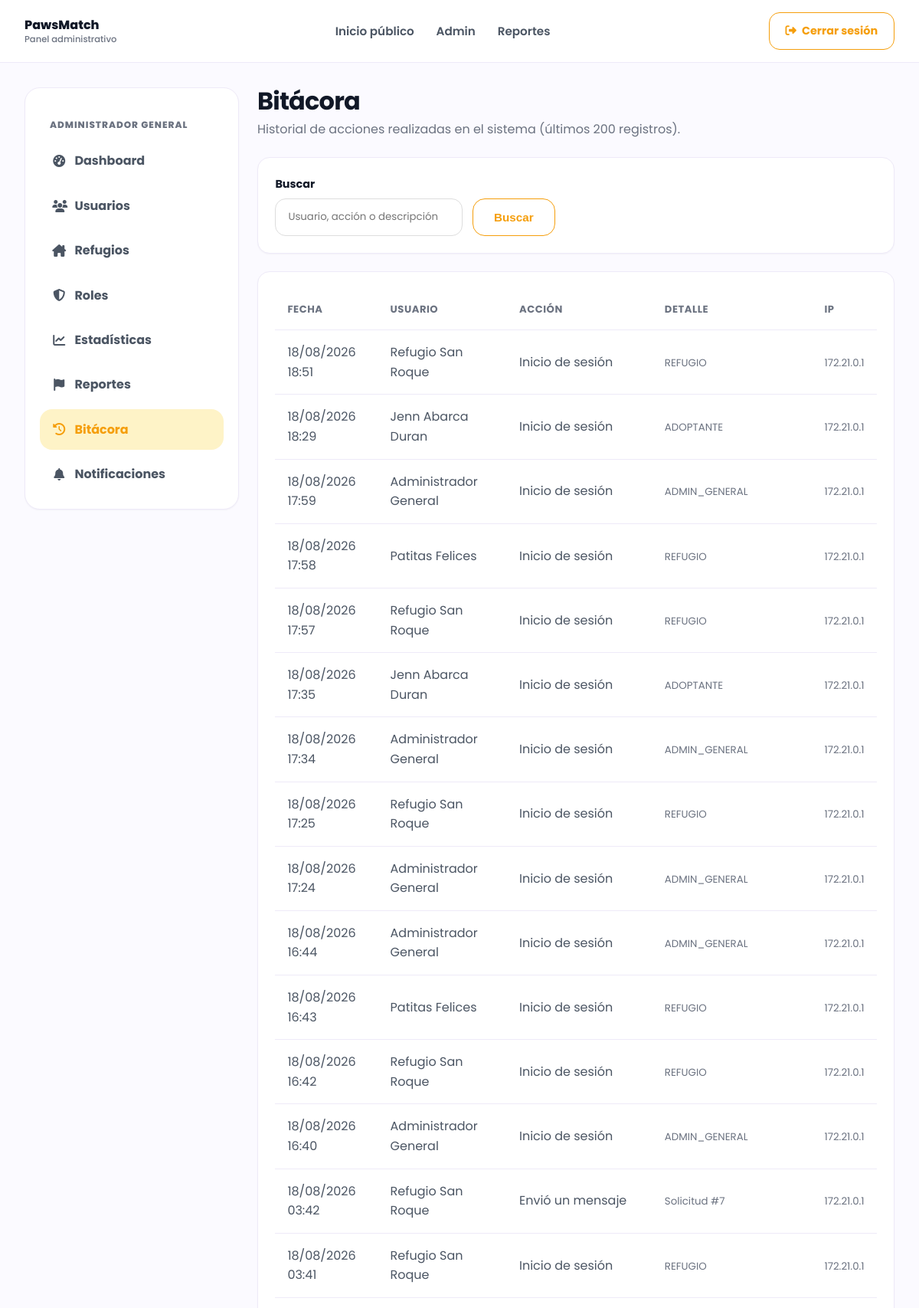
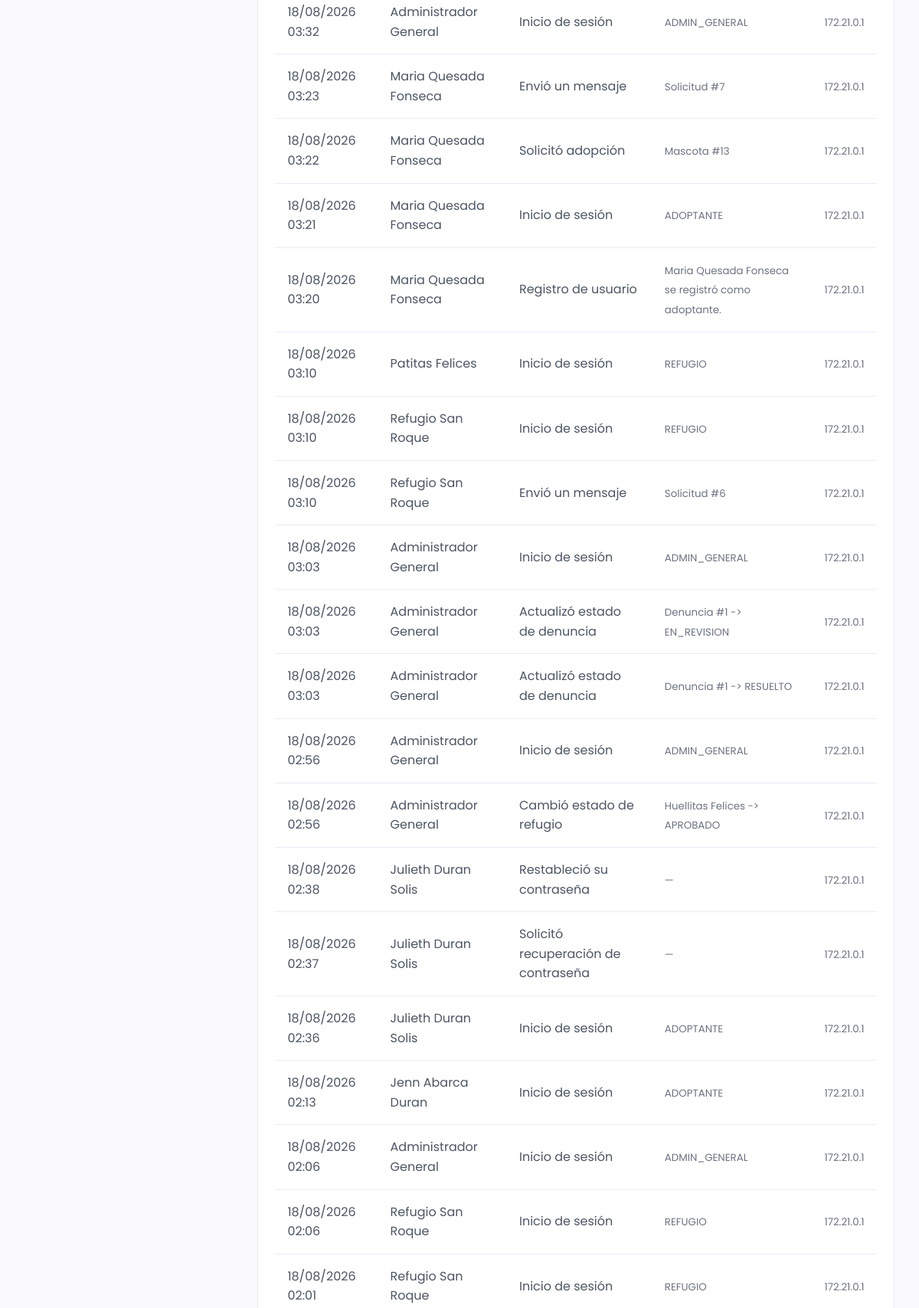
The page /admin-bitacora.php (signed in, upper part) on the database its author committed (2 pictures, top to bottom).
### tables this page shows
CREATE TABLE `bitacora` (
  `id_bitacora` int NOT NULL AUTO_INCREMENT,
  `id_usuario` int DEFAULT NULL,
  `accion` varchar(150) NOT NULL,
  `descripcion` text,
  `ip` varchar(45) DEFAULT NULL,
  `fecha` timestamp NULL DEFAULT CURRENT_TIMESTAMP,
  PRIMARY KEY (`id_bitacora`),
  KEY `fk_bitacora_usuario` (`id_usuario`),
  CONSTRAINT `fk_bitacora_usuario` FOREIGN KEY (`id_usuario`) REFERENCES `usuarios` (`id_usuario`)
);

CREATE TABLE `usuarios` (
  `id_usuario` int NOT NULL AUTO_INCREMENT,
  `id_rol` int NOT NULL,
  `nombre` varchar(100) NOT NULL,
  `apellidos` varchar(150) NOT NULL,
  `correo` varchar(150) NOT NULL,
  `contrasena` varchar(255) NOT NULL,
  `telefono` varchar(20) DEFAULT NULL,
  `estado` enum('ACTIVO','INACTIVO') DEFAULT 'ACTIVO',
  `fecha_registro` timestamp NULL DEFAULT CURRENT_TIMESTAMP,
  PRIMARY KEY (`id_usuario`),
  UNIQUE KEY `correo` (`correo`),
  KEY `fk_usuario_rol` (`id_rol`),
  CONSTRAINT `fk_usuario_rol` FOREIGN KEY (`id_rol`) REFERENCES `roles` (`id_rol`)
);

### php/models/Bitacora.php (called while the page is built, shortened)
<?php
class Bitacora
{
    public static function listar(PDO $conexion, string $buscar = "", int $limite = 200): array
    {
        $sql = "
            SELECT b.id_bitacora, b.accion, b.descripcion, b.ip, b.fecha,
                   u.nombre AS usuario_nombre, u.apellidos AS usuario_apellidos
            FROM bitacora b
            LEFT JOIN usuarios u ON b.id_usuario = u.id_usuario
            WHERE 1 = 1
        ";
        $params = [];
        $sql .= " ORDER BY b.fecha DESC LIMIT " . (int) $limite;
        $stmt = $conexion->prepare($sql);
        $stmt->execute($params);
        return $stmt->fetchAll(PDO::FETCH_ASSOC);
    }
}

### php/views/admin/bitacora.php (the view)
<div class="admin-header"><div><h1>Bitácora</h1><p>Historial de acciones realizadas en el sistema (últimos 200 registros).</p></div></div>
<section class="admin-card">
    <form method="GET" class="admin-filters">
        <div><label class="form-label">Buscar</label><input type="text" name="buscar" class="form-control" placeholder="Usuario, acción o descripción" value="<?php echo htmlspecialchars($buscar); ?>"></div>
        <div style="align-self:end"><button class="btn btn-secondary">Buscar</button></div>
    </form>
</section>
<section class="admin-card">
    <div class="table-responsive">
        <table class="admin-table">
            <thead><tr><th>Fecha</th><th>Usuario</th><th>Acción</th><th>Detalle</th><th>IP</th></tr></thead>
            <tbody>
                <?php if (empty($registros)): ?>
                    <tr><td colspan="5" class="text-center text-muted py-4">Sin registros de actividad todavía.</td></tr>
                <?php else: foreach ($registros as $b): ?>
                    <tr>
                        <td><?php echo htmlspecialchars(date('d/m/Y H:i', strtotime($b['fecha']))); ?></td>
                        <td><?php echo htmlspecialchars(trim(($b['usuario_nombre'] ?? '') . ' ' . ($b['usuario_apellidos'] ?? '')) ?: 'Sistema'); ?></td>
                        <td><?php echo htmlspecialchars($b['accion']); ?></td>
                        <td><small class="text-muted"><?php echo htmlspecialchars($b['descripcion'] ?: '—'); ?></small></td>
                        <td><small class="text-muted"><?php echo htmlspecialchars($b['ip'] ?: '—'); ?></small></td>
                    </tr>
                <?php endforeach; endif; ?>
            </tbody>
        </table>
    </div>
</section>

### css/admin.css (style rules this page uses)
.admin-body { background: #fbfaff; }
.admin-body.theme-admin { --primary:#f59e0b; --primary-dark:#b45309; --primary-soft:#fef3c7; }
.admin-header { display:flex; justify-content:space-between; align-items:flex-start; gap:1rem; margin-bottom:1.5rem; }
.admin-header h1 { font-size:2rem; line-height:1.1; letter-spacing:-.8px; color:var(--dark); }
.admin-header p { color:var(--muted); margin-top:.4rem; }
.admin-card { background:var(--white); border:1px solid var(--border); border-radius:16px; box-shadow:0 1px 2px rgba(17,24,39,.04); padding:1.4rem; margin-bottom:1.4rem; }
.admin-filters { display:grid; grid-template-columns: 1.5fr repeat(3, minmax(140px, 1fr)) auto; gap:.8rem; align-items:end; }
.form-control, .form-select, textarea { width:100%; padding:.85rem 1rem; border:1px solid #ddd; border-radius:14px; font-family:'Poppins',sans-serif; background:white; }
.form-label { display:block; font-weight:700; color:var(--dark); margin-bottom:.45rem; font-size:.9rem; }
.table-responsive { overflow-x:auto; }
.admin-table { width:100%; border-collapse:separate; border-spacing:0; }
.admin-table th { text-align:left; color:var(--muted); font-size:.82rem; text-transform:uppercase; letter-spacing:.04em; padding:1rem; border-bottom:1px solid var(--border); white-space:nowrap; }
.admin-table td { padding:1rem; border-bottom:1px solid var(--border); vertical-align:middle; color:var(--text); }
.text-muted { color:var(--muted); }

### css/base.css (style rules this page uses)
:root { --primary: #7c3aed; --primary-dark: #5b21b6; --primary-soft: #ede9fe; --accent: #facc15; --pink: #ec4899; --green: #10b981; --dark: #111827; --text: #4b5563; --muted: #6b7280; --light: #fbfaff; --white: #ffffff; --border: #eeeaf8; --shadow: 0 18px 40px rgba(17, 24, 39, 0.08); --shadow-soft: 0 12px 30px rgba(124, 58, 237, 0.12); }
* { margin: 0; padding: 0; box-sizing: border-box; }
html { scroll-behavior: smooth; }
body { font-family: 'Poppins', sans-serif; background: var(--light); color: var(--dark); line-height: 1.6; }

### css/home.css (style rules this page uses)
.btn { display: inline-block; border: none; cursor: pointer; border-radius: 16px; padding: 0.95rem 1.7rem; font-weight: 700; font-size: 0.95rem; transition: 0.3s ease; text-align: center; }
.btn-secondary { background: var(--white); color: var(--primary); border: 1.5px solid var(--primary); }

### rows shown on the page
bitacora: fecha "18/08/2026 18:51", id_usuario.apellidos "Refugio San Roque", accion "Inicio de sesión", descripcion "REFUGIO", ip "172.21.0.1"
bitacora: fecha "18/08/2026 18:29", id_usuario.apellidos "Jenn Abarca Duran", accion "Inicio de sesión", descripcion "ADOPTANTE", ip "172.21.0.1"
bitacora: fecha "18/08/2026 17:59", id_usuario.apellidos "Administrador General", accion "Inicio de sesión", descripcion "ADMIN_GENERAL", ip "172.21.0.1"
bitacora: fecha "18/08/2026 17:58", id_usuario.apellidos "Patitas Felices", accion "Inicio de sesión", descripcion "REFUGIO", ip "172.21.0.1"
bitacora: fecha "18/08/2026 17:57", id_usuario.apellidos "Refugio San Roque", accion "Inicio de sesión", descripcion "REFUGIO", ip "172.21.0.1"
bitacora: fecha "18/08/2026 17:35", id_usuario.apellidos "Jenn Abarca Duran", accion "Inicio de sesión", descripcion "ADOPTANTE", ip "172.21.0.1"
bitacora: fecha "18/08/2026 17:34", id_usuario.apellidos "Administrador General", accion "Inicio de sesión", descripcion "ADMIN_GENERAL", ip "172.21.0.1"
bitacora: fecha "18/08/2026 17:25", id_usuario.apellidos "Refugio San Roque", accion "Inicio de sesión", descripcion "REFUGIO", ip "172.21.0.1"
bitacora: fecha "18/08/2026 17:24", id_usuario.apellidos "Administrador General", accion "Inicio de sesión", descripcion "ADMIN_GENERAL", ip "172.21.0.1"
bitacora: fecha "18/08/2026 16:44", id_usuario.apellidos "Administrador General", accion "Inicio de sesión", descripcion "ADMIN_GENERAL", ip "172.21.0.1"
bitacora: fecha "18/08/2026 16:43", id_usuario.apellidos "Patitas Felices", accion "Inicio de sesión", descripcion "REFUGIO", ip "172.21.0.1"
bitacora: fecha "18/08/2026 16:42", id_usuario.apellidos "Refugio San Roque", accion "Inicio de sesión", descripcion "REFUGIO", ip "172.21.0.1"
bitacora: fecha "18/08/2026 16:40", id_usuario.apellidos "Administrador General", accion "Inicio de sesión", descripcion "ADMIN_GENERAL", ip "172.21.0.1"
bitacora: fecha "18/08/2026 03:42", id_usuario.apellidos "Refugio San Roque", accion "Envió un mensaje", descripcion "Solicitud #7", ip "172.21.0.1"
bitacora: fecha "18/08/2026 03:41", id_usuario.apellidos "Refugio San Roque", accion "Inicio de sesión", descripcion "REFUGIO", ip "172.21.0.1"
bitacora: fecha "18/08/2026 03:32", id_usuario.apellidos "Administrador General", accion "Inicio de sesión", descripcion "ADMIN_GENERAL", ip "172.21.0.1"
bitacora: fecha "18/08/2026 03:23", id_usuario.apellidos "Maria Quesada Fonseca", accion "Envió un mensaje", descripcion "Solicitud #7", ip "172.21.0.1"
bitacora: fecha "18/08/2026 03:22", id_usuario.apellidos "Maria Quesada Fonseca", accion "Solicitó adopción", descripcion "Mascota #13", ip "172.21.0.1"
bitacora: fecha "18/08/2026 03:21", id_usuario.apellidos "Maria Quesada Fonseca", accion "Inicio de sesión", descripcion "ADOPTANTE", ip "172.21.0.1"
bitacora: fecha "18/08/2026 03:20", id_usuario.apellidos "Maria Quesada Fonseca", accion "Registro de usuario", descripcion "Maria Quesada Fonseca se registró como adoptante.", ip "172.21.0.1"
bitacora: fecha "18/08/2026 03:10", id_usuario.apellidos "Patitas Felices", accion "Inicio de sesión", descripcion "REFUGIO", ip "172.21.0.1"
bitacora: fecha "18/08/2026 03:10", id_usuario.apellidos "Refugio San Roque", accion "Inicio de sesión", descripcion "REFUGIO", ip "172.21.0.1"
bitacora: fecha "18/08/2026 03:10", id_usuario.apellidos "Refugio San Roque", accion "Envió un mensaje", descripcion "Solicitud #6", ip "172.21.0.1"
bitacora: fecha "18/08/2026 03:03", id_usuario.apellidos "Administrador General", accion "Inicio de sesión", descripcion "ADMIN_GENERAL", ip "172.21.0.1"
bitacora: fecha "18/08/2026 03:03", id_usuario.apellidos "Administrador General", accion "Actualizó estado de denuncia", descripcion "Denuncia #1 -> EN_REVISION", ip "172.21.0.1"
bitacora: fecha "18/08/2026 03:03", id_usuario.apellidos "Administrador General", accion "Actualizó estado de denuncia", descripcion "Denuncia #1 -> RESUELTO", ip "172.21.0.1"
bitacora: fecha "18/08/2026 02:56", id_usuario.apellidos "Administrador General", accion "Inicio de sesión", descripcion "ADMIN_GENERAL", ip "172.21.0.1"
bitacora: fecha "18/08/2026 02:56", id_usuario.apellidos "Administrador General", accion "Cambió estado de refugio", descripcion "Huellitas Felices -> APROBADO", ip "172.21.0.1"
bitacora: fecha "18/08/2026 02:38", id_usuario.apellidos "Julieth Duran Solis", accion "Restableció su contraseña", descripcion "—", ip "172.21.0.1"
bitacora: fecha "18/08/2026 02:37", id_usuario.apellidos "Julieth Duran Solis", accion "Solicitó recuperación de contraseña", descripcion "—", ip "172.21.0.1"
bitacora: fecha "18/08/2026 02:36", id_usuario.apellidos "Julieth Duran Solis", accion "Inicio de sesión", descripcion "ADOPTANTE", ip "172.21.0.1"
bitacora: fecha "18/08/2026 02:13", id_usuario.apellidos "Jenn Abarca Duran", accion "Inicio de sesión", descripcion "ADOPTANTE", ip "172.21.0.1"
bitacora: fecha "18/08/2026 02:06", id_usuario.apellidos "Administrador General", accion "Inicio de sesión", descripcion "ADMIN_GENERAL", ip "172.21.0.1"
bitacora: fecha "18/08/2026 02:06", id_usuario.apellidos "Refugio San Roque", accion "Inicio de sesión", descripcion "REFUGIO", ip "172.21.0.1"
bitacora: fecha "18/08/2026 02:01", id_usuario.apellidos "Refugio San Roque", accion "Inicio de sesión", descripcion "REFUGIO", ip "172.21.0.1"

### other values the page prints
$texto "Dashboard"
$texto "Usuarios"
$texto "Refugios"
$texto "Roles"
$texto "Estadísticas"
$texto "Reportes"
$texto "Bitácora"
$texto "Notificaciones"
